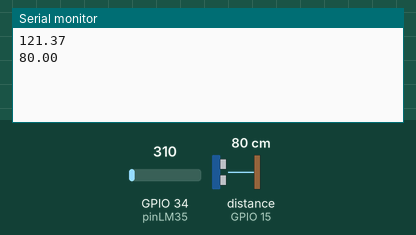
Recording of a sketch running on a simulated ESP32. Parts: the last lines printed to the serial monitor. Wiring (inferred from the names in the program): ultrasonic range finder: trigger GPIO 2; echo GPIO 15. The inputs (shaded band) are chosen by the test bench; at power-on: distance to the obstacle (sensor on GPIO 15) 80 cm, GPIO 34 (pinLM35) = 310. The echo pulse lasts 58.3 µs per cm.

Above: at 2.7 s.
2.8 s: distance to the obstacle (sensor on GPIO 15) set to 2 cm
At 7.4 s:
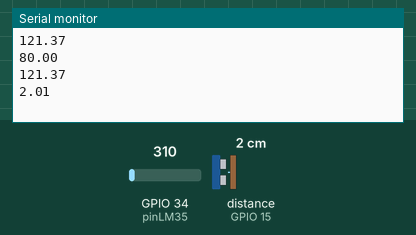
7.8 s: GPIO 34 (pinLM35) set to 372
At 11.6 s:
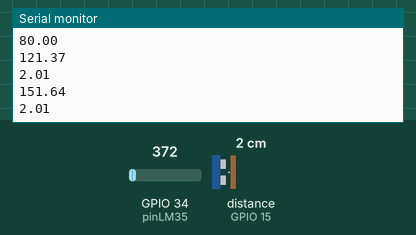
12.8 s: distance to the obstacle (sensor on GPIO 15) set to 4 cm
At 15.9 s:
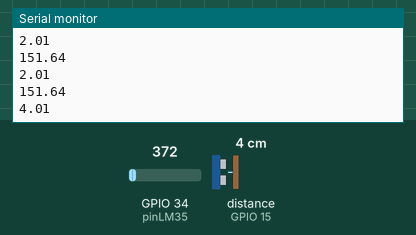
17.8 s: GPIO 34 (pinLM35) set to 434
At 19.0 s:
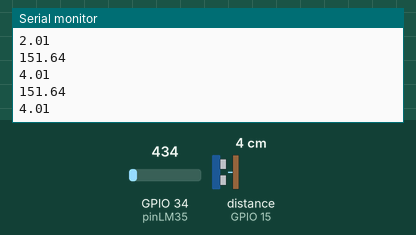
Timing chart, 0 to 20.8 s (numbered marks = the images above; inputs shaded):
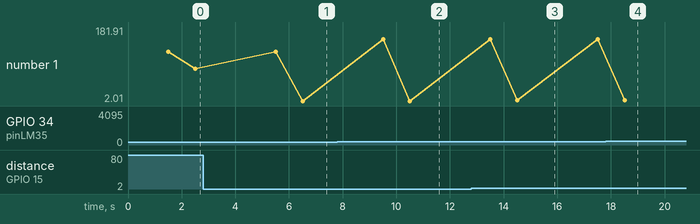

Measured:
- after the input at 2.8 s, the serial monitor: prints a new line after 3.7 s (image 1)
- after the input at 7.8 s, the serial monitor: prints a new line after 1.7 s (image 2)
- after the input at 12.8 s, the serial monitor: prints a new line after 1.7 s (image 3)
- plotted number 1: 80 → 2.01 after the input at 2.8 s

The sketch:

LM35_ULTRASONICO_WIFI.ino
```cpp
#include <Ubidots.h>

  const char* UBIDOTS_TOKEN = "BBFF-IoSacxhn7pnTG0jU9Wlw7WuFozMZ7C"; //Ubidots TOKEN
  const char* WIFI_SSID = "IZZI-6CC1"; // SSID de Wi-Fi
  const char* WIFI_PASS = "704FB8416CC1"; //contraseña de Wi-Fi

  float tempC; // Variable para almacenar el valor obtenido del sensor (0 a 1023)
  int pinLM35 = 34; // Variable del pin de entrada del sensor (GPIO34)

  #define PIN_TRIG 2
  #define PIN_ECHO 15

  float tiempo;
  float distancia;

  Ubidots ubidots(UBIDOTS_TOKEN, UBI_HTTP);

void setup() {
   Serial.begin(9600);   //Se inicia la comunicación serial
   ubidots.wifiConnect(WIFI_SSID, WIFI_PASS);
   pinMode(PIN_TRIG, OUTPUT);
   pinMode(PIN_ECHO, INPUT);
}

void loop() {

  // Con analogRead leemos el sensor, recuerda que es un valor de 0 a 1023
  tempC = analogRead(pinLM35);

  // Calculamos la temperatura con la fórmula
  tempC = (5.0 * tempC * 100.0)/1024.0 - 30.0;

  // Envia el dato al puerto serial
  Serial.print(tempC);
  // Salto de línea
  Serial.print("\n");

  // Esperamos un tiempo para repetir el loop
  delay(1000);

  digitalWrite(PIN_TRIG, LOW);  //para generar un pulso limpio ponemos a LOW 4us
  delayMicroseconds(4);

  digitalWrite(PIN_TRIG, HIGH);  //generamos Trigger (disparo) de 10us
  delayMicroseconds(10);
  digitalWrite(PIN_TRIG, LOW);

  tiempo = pulseIn(PIN_ECHO, HIGH);
  distancia = tiempo/58.3;

  Serial.println(distancia);

  delay(1000);

  ubidots.add("temperatura", tempC);
  ubidots.add("distancia", distancia);

  ubidots.send();
  delay(2000);

}
```
